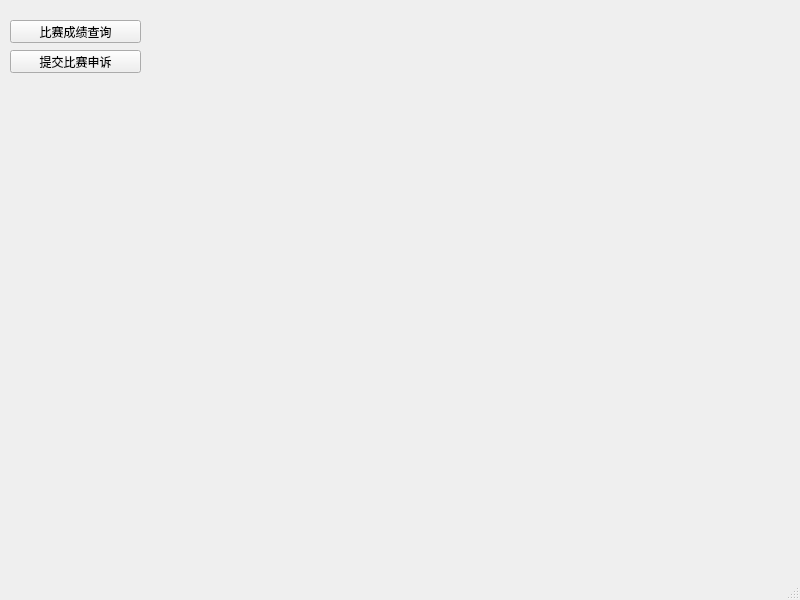
<?xml version="1.0" encoding="UTF-8"?>
<ui version="4.0">
 <class>college_mainwindow</class>
 <widget class="QMainWindow" name="college_mainwindow">
  <property name="geometry">
   <rect>
    <x>0</x>
    <y>0</y>
    <width>800</width>
    <height>600</height>
   </rect>
  </property>
  <property name="windowTitle">
   <string>college_mainwindow</string>
  </property>
  <widget class="QWidget" name="centralwidget">
   <widget class="QPushButton" name="pushButton_5">
    <property name="geometry">
     <rect>
      <x>10</x>
      <y>50</y>
      <width>131</width>
      <height>23</height>
     </rect>
    </property>
    <property name="text">
     <string>提交比赛申诉</string>
    </property>
   </widget>
   <widget class="QPushButton" name="pushButton">
    <property name="geometry">
     <rect>
      <x>10</x>
      <y>20</y>
      <width>131</width>
      <height>23</height>
     </rect>
    </property>
    <property name="text">
     <string>比赛成绩查询</string>
    </property>
   </widget>
   <widget class="QStackedWidget" name="stackedWidget">
    <property name="geometry">
     <rect>
      <x>180</x>
      <y>20</y>
      <width>600</width>
      <height>500</height>
     </rect>
    </property>
    <widget class="QWidget" name="page"/>
    <widget class="QWidget" name="page_2"/>
   </widget>
  </widget>
  <widget class="QStatusBar" name="statusbar"/>
 </widget>
 <resources/>
 <connections>
  <connection>
   <sender>pushButton</sender>
   <signal>clicked()</signal>
   <receiver>college_mainwindow</receiver>
   <slot>slot1()</slot>
   <hints>
    <hint type="sourcelabel">
     <x>81</x>
     <y>33</y>
    </hint>
    <hint type="destinationlabel">
     <x>175</x>
     <y>35</y>
    </hint>
   </hints>
  </connection>
  <connection>
   <sender>pushButton_5</sender>
   <signal>clicked()</signal>
   <receiver>college_mainwindow</receiver>
   <slot>slot2()</slot>
   <hints>
    <hint type="sourcelabel">
     <x>99</x>
     <y>63</y>
    </hint>
    <hint type="destinationlabel">
     <x>174</x>
     <y>65</y>
    </hint>
   </hints>
  </connection>
 </connections>
 <slots>
  <slot>slot1()</slot>
  <slot>slot2()</slot>
 </slots>
</ui>
